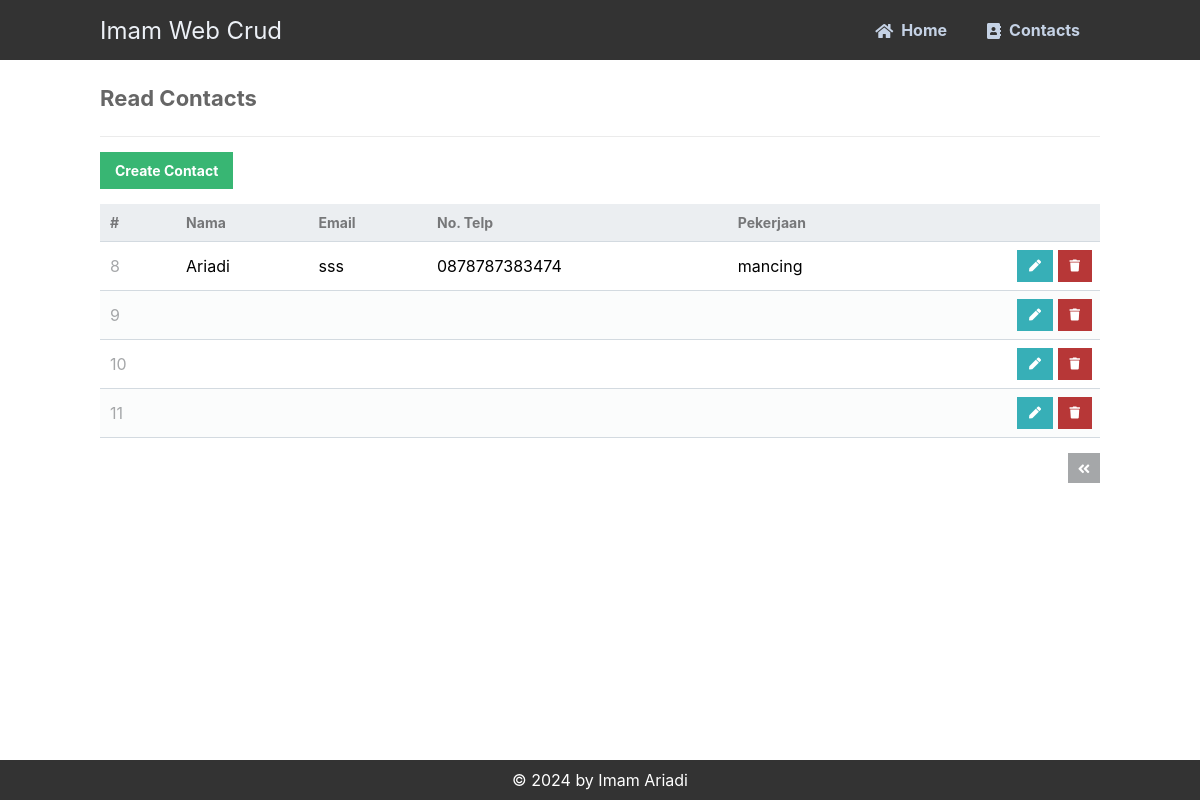
The app's page /read.php?page=2 with its own data.
### tables this page shows
CREATE TABLE `kontak` (
  `id` int(11) NOT NULL,
  `nama` varchar(50) NOT NULL,
  `email` varchar(50) NOT NULL,
  `telp` varchar(15) NOT NULL,
  `pekerjaan` varchar(50) NOT NULL
);

### read.php (the view, shortened to what this page needs)
<?php
include 'functions.php';
$pdo = pdo_connect_mysql();
$page = isset($_GET['page']) && is_numeric($_GET['page']) ? (int)$_GET['page'] : 1;
$records_per_page = 5;
$stmt = $pdo->prepare('SELECT * FROM kontak ORDER BY id LIMIT :current_page, :record_per_page');
$stmt->bindValue(':current_page', ($page-1)*$records_per_page, PDO::PARAM_INT);
$stmt->bindValue(':record_per_page', $records_per_page, PDO::PARAM_INT);
$stmt->execute();
$contacts = $stmt->fetchAll(PDO::FETCH_ASSOC);
?>
<?=template_header('Read')?>
<div class="content read">
	<h2>Read Contacts</h2>
	<a href="create.php" class="create-contact">Create Contact</a>
	<table>
        <thead>
            <tr>
                <td>#</td>
                <td>Nama</td>
                <td>Email</td>
                <td>No. Telp</td>
                <td>Pekerjaan</td>
                <td></td>
            </tr>
        </thead>
        <tbody>
            <?php foreach ($contacts as $contact): ?>
            <tr>
                <td><?=$contact['id']?></td>
                <td><?=$contact['nama']?></td>
                <td><?=$contact['email']?></td>
                <td><?=$contact['telp']?></td>
                <td><?=$contact['pekerjaan']?></td>
                <td class="actions">
                    <a href="update.php?id=<?=$contact['id']?>" class="edit"><i class="fas fa-pen fa-xs"></i></a>
                    <a href="delete.php?id=<?=$contact['id']?>" class="trash"><i class="fas fa-trash fa-xs"></i></a>
                </td>
            </tr>
            <?php endforeach; ?>
        </tbody>
    </table>
	<div class="pagination">
		<?php if ($page > 1): ?>
		<a href="read.php?page=<?=$page-1?>"><i class="fas fa-angle-double-left fa-sm"></i></a>
		<?php endif; ?>
	</div>
</div>
<?=template_footer()?>

### style.css (style rules this page uses)
* { box-sizing: border-box; font-family: -apple-system, BlinkMacSystemFont, "segoe ui", roboto, oxygen, ubuntu, cantarell, "fira sans", "droid sans", "helvetica neue", Arial, sans-serif; font-size: 16px; -webkit-font-smoothing: antialiased; -moz-osx-font-smoothing: grayscale; }
body { background-color: #FFFFFF; margin: 0; }
.content { width: 1000px; margin: 0 auto; }
.content h2 { margin: 0; padding: 25px 0; font-size: 22px; border-bottom: 1px solid #ebebeb; color: #666666; }
.read .create-contact { display: inline-block; text-decoration: none; background-color: #38b673; font-weight: bold; font-size: 14px; color: #FFFFFF; padding: 10px 15px; margin: 15px 0; }
.read .pagination { display: flex; justify-content: flex-end; }
.read .pagination a { display: inline-block; text-decoration: none; background-color: #a5a7a9; font-weight: bold; color: #FFFFFF; padding: 5px 10px; margin: 15px 0 15px 5px; }
.read table { width: 100%; padding-top: 30px; border-collapse: collapse; }
.read table thead { background-color: #ebeef1; border-bottom: 1px solid #d3dae0; }
.read table thead td { padding: 10px; font-weight: bold; color: #767779; font-size: 14px; }
.read table tbody tr { border-bottom: 1px solid #d3dae0; }
.read table tbody tr:nth-child(even) { background-color: #fbfcfc; }
.read table tbody tr td { padding: 10px; }
.read table tbody tr td:nth-child(1) { color: #a5a7a9; }
.read table tbody tr td.actions { padding: 8px; text-align: right; }
.read table tbody tr td.actions .edit, .read table tbody tr td.actions .trash { display: inline-flex; text-align: right; text-decoration: none; color: #FFFFFF; padding: 10px 12px; }
.read table tbody tr td.actions .trash { background-color: #b73737; }
.read table tbody tr td.actions .edit { background-color: #37afb7; }

### records on screen
kontak: id "8", nama "Ariadi", email "sss", telp "0878787383474", pekerjaan "mancing"
kontak: id "9"
kontak: id "10"
kontak: id "11"
